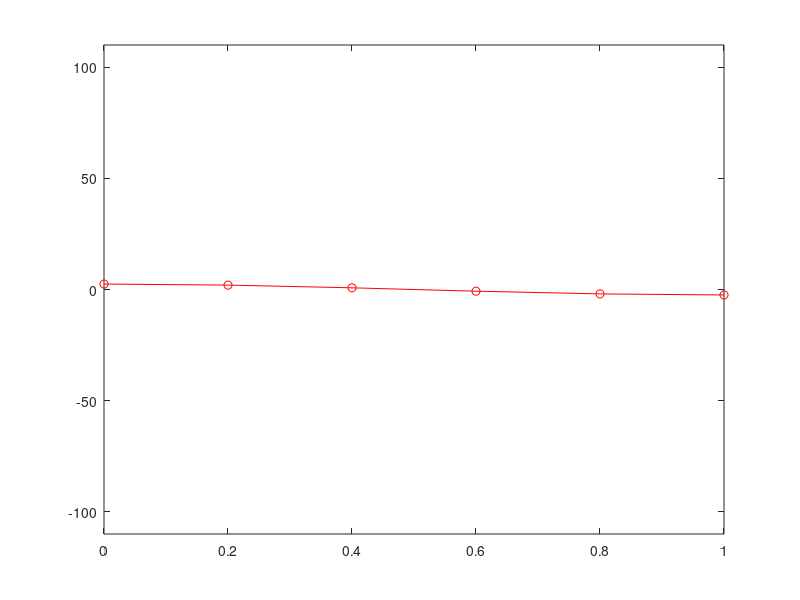

Write the MATLAB code that produced this figure.
% INPUT 
n = input('enter the number of space intervals = ');
m = input('enter the number of time intervals = ');

% PARAMETERS
L=1;
T=0.8;
h=L/n;
k=T/m;
x=linspace(0,L,n+1)';
tt=linspace(0,T,m+1)';

% ASSEMBLE MATRIX 
AA=2*diag(ones(n+1,1))-diag(ones(n,1),1)-diag(ones(n,1),-1);
AA(1,1)=1;
AA(end,end)=1;
AA=1/h^2*AA;
MM=eye(n+1);
MM(1,1)=1/2;
MM(end,end)=1/2;
AA=1/k*MM+AA;

% ASSEMBLE IC
u0_fun=@(x) 100*cos(pi*x);  
uu0=u0_fun(x);

% SET EXACT SOLUTION
sol_ex=@(x,t) 100*exp(-pi*pi*t)*cos(pi*x);

% SOLVE
uu=zeros(n+1,1);
uex=sol_ex(x,tt(1));
err(1)=norm(uu0-uex,inf)/norm(uex,inf);

for j=1:m-1
   bb=1/k*MM*uu0;
   uu=AA\bb;

   plot(x,uu,'r-o')
   hold off
   axis([0 L -110 110])
   pause(0.1);

   uex=sol_ex(x,tt(j+1));
   err(j+1)=norm(uu-uex,inf)/norm(uex,inf);

   uu0=uu;
end
 
% PRINT ERROR
err=max(err)

 
